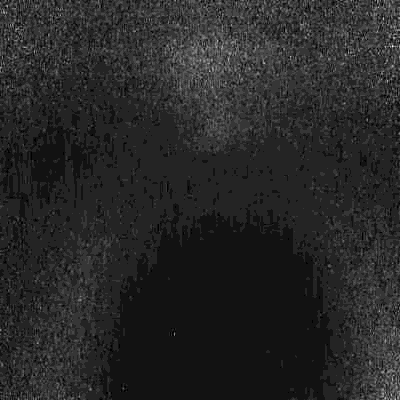
#> input picture ToolsCode/Resources/frame0.jpg, 400 x 400 px
$ python GetImageMean.py
#> lines starting #> are read from the running program, lines starting #| are printed output that depends on the picture; long printed decimals are rounded
import cv2 as cv2
import numpy as np


def getGrayImageByFileName(fileName):
#> called with fileName = '../ToolsCode/Resources/frame0.jpg'
    image = cv2.imread(fileName)
#> image is the input picture: shape (400, 400, 3); min 0, max 14, mean 2.19
    return cv2.cvtColor(image, cv2.COLOR_BGR2GRAY)


imageZero = getGrayImageByFileName('../ToolsCode/Resources/frame0.jpg')
imageOne = getGrayImageByFileName('../ToolsCode/Resources/frame1.jpg')
#> call 2 of getGrayImageByFileName, with fileName = '../ToolsCode/Resources/frame1.jpg'
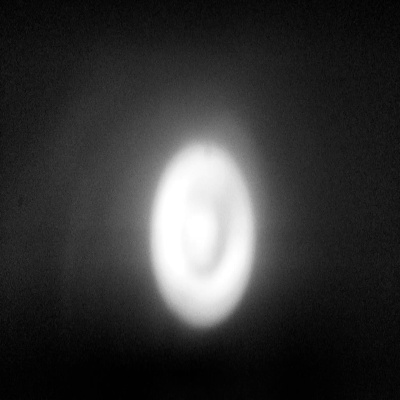
#> input picture ToolsCode/Resources/frame1.jpg, 400 x 400 px
#> in getGrayImageByFileName, image is the input picture: shape (400, 400, 3); min 0, max 255, mean 52.3
imageTwo = getGrayImageByFileName('../ToolsCode/Resources/frame2.jpg')
#> call 3 of getGrayImageByFileName, with fileName = '../ToolsCode/Resources/frame2.jpg'
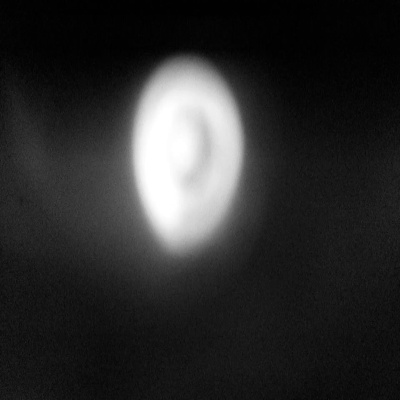
#> input picture ToolsCode/Resources/frame2.jpg, 400 x 400 px
#> in getGrayImageByFileName, image is the input picture: shape (400, 400, 3); min 0, max 255, mean 44.5

print(np.mean(imageZero))
#| 2.185
print(np.mean(imageOne))
#| 52.263
print(np.mean(imageTwo))
#| 44.457
